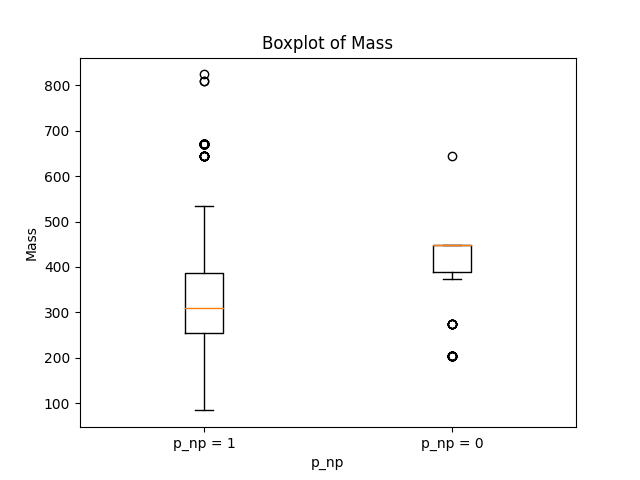

Generate this figure with Python:
import os
import numpy as np
import matplotlib.pyplot as plt
from dataloader import DataLoader

dl = DataLoader("data/test.csv", modelType="spectral", addChemFeatures=True, pad=False)
output = dl.getData()
x_train = output[0]
y_train = output[1]
x_test = output[2]
y_test = output[3]
# Remerge the training and testing data
x_train.extend(x_test)
y_train.extend(y_test)

mass = []
for i in x_train:
    mass.append(i[-3])

#Split mass_list based on p_np
mass_1 = []
mass_0 = []
for i in range(len(mass)):
    if y_train[i] == 1:
        mass_1.append(mass[i])
    else:
        mass_0.append(mass[i])

# Create a plot with both boxplots
plt.boxplot([mass_1, mass_0])
plt.title("Boxplot of Mass")
plt.xlabel("p_np")
plt.ylabel("Mass")
plt.xticks([1,2], ["p_np = 1", "p_np = 0"])
plt.show()
